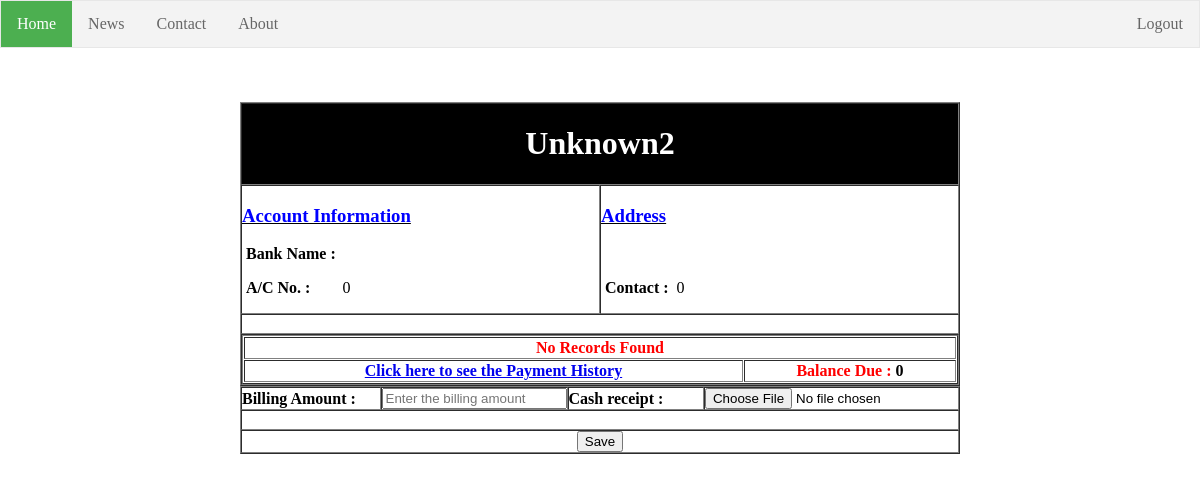
Page /dealerDetails.php?id=9 (signed in) on the committed database.
### tables this page shows
CREATE TABLE `dealer` (
  `id` int(11) NOT NULL,
  `bankName` varchar(30) DEFAULT NULL,
  `account` bigint(20) DEFAULT NULL,
  `name` varchar(30) NOT NULL,
  `address` varchar(150) DEFAULT NULL,
  `phone` bigint(10) DEFAULT NULL,
  `balance` double DEFAULT NULL
);

### dealerDetails.php (the view, shortened to what this page needs)
<?php
if(isset($_SESSION['user']))
  {
	  require_once("dbcon/dbcon.php");
?>
<!doctype html>
<html>
<head>
</head>
<body background="bg.jpg" style="margin:0px;">
<table width="100%" border="0" align="center" cellpadding="0" cellspacing="0">
<tr><td width="100%">
 <?php include("header.php"); ?>
</td></tr>
</table>
<br/><br/><br/>
<?php
		$id=$_GET['id'];
		$output=mysqli_query($dbhandle,"Select * From dealer where id='$id'");
	while($opt = mysqli_fetch_array($output))
  {
	 $dealerBalanceDue=$opt['balance'];
	 $dealerName=$opt['name'];
?>
<table width="60%" border="1" align="center" cellpadding="0" cellspacing="0">
  <tr bgcolor="#000000">
    <td align="center" colspan="2"><b>
    <h1><font color="#FFFFFF"><?php echo $opt['name'];?></font></h1></b></td>
  </tr>
  <tr>
    <td align="left" colspan="1" width="50%"><u><font color="#0000FF"><h3><b>Account Information</b><br>
    </h3>
    </font></u>
      <p><b>&nbsp;Bank Name&nbsp;:&nbsp;&nbsp;</b><?php echo $opt['bankName'];?></p>
      <p><b>&nbsp;A/C No.&nbsp;:&nbsp;&nbsp;&nbsp;&nbsp;&nbsp;&nbsp;&nbsp;&nbsp;</b><?php echo $opt['account'];?></p>
      </td>
    <td align="left" colspan="1" width="50%"><u><font color="#0000FF"><h3><b>Address</b><br></h3></font></u>
      <p><b>&nbsp;Contact :&nbsp;&nbsp;</b><?php echo $opt['phone'];?></p>
      </td>
  </tr>
  <tr><td colspan="2">&nbsp;</tr>
  <tr>
    <td align="left" colspan="2"><?php
	$query=mysqli_query($dbhandle,"Select * From purchase where dealer='$id' order by entryDate desc limit 5");
	$no=mysqli_num_rows($query);
	echo "<table border='1'  align=\"center\"width=\"100%\" cellpadding=\"1\" cellspacing=\"1\" bgcolor=\"#FFFFFF\">
";
  if($no<1)
  {
echo "<tr><td colspan=\"7\" align=\"center\" size=\"+1\"><font color=\"red\"><b>No Records Found</b></font></td></tr>";
  }
echo "<tr><td colspan=\"4\" align=\"center\" size=\"+1\"><b><a href=\"paymentHistory.php?id=".$_SESSION['user']."&dealer=$id\">Click here to see the Payment History</a></td><td colspan=\"3\" align=\"center\" size=\"+1\"><b><font color=\"#FF0000\">Balance Due :</font>&nbsp;".$dealerBalanceDue."</b></td></tr>";
echo "</table>";
?></td>
  </tr>
</table>
<form enctype="multipart/form-data" action="savePayment.php?id=<?php echo $id?>" method="post">
<table width="60%" border="1" align="center" cellpadding="0" cellspacing="0">
<tr>
  <td width="25%" align="left"><b>Billing Amount :</b></td>
  <td width="25%" align="left"><input type="text" placeholder="Enter the billing amount" id="billingAmount" name="billingAmount" onkeypress="return isNumberKey(event)"   required/>
  <input type="hidden" name="dealerName" value="<?php echo $dealerName;?>"/></td><td width="25%" align="left"><b>Cash receipt : </b></td><td width="25%" align="left"><input type="hidden" name="MAX_FILE_SIZE" value="1000000" />
    <input name="file" type='file' onchange="readURL(this);" /></td></tr>
    <tr><td colspan="4" align="right" width="40%">&nbsp;</td></tr>
<tr>
  <td colspan="4" align="center" width="40%"><input type="submit" name="save" value="Save"  /></td></tr>
</table>
</form>
</body>
</html>
<?php
  }
}else{
	header('location:index.php');
}
 ?>

### rows in the picture
dealer: name "Unknown2", account "0", phone "0", balance "0"
